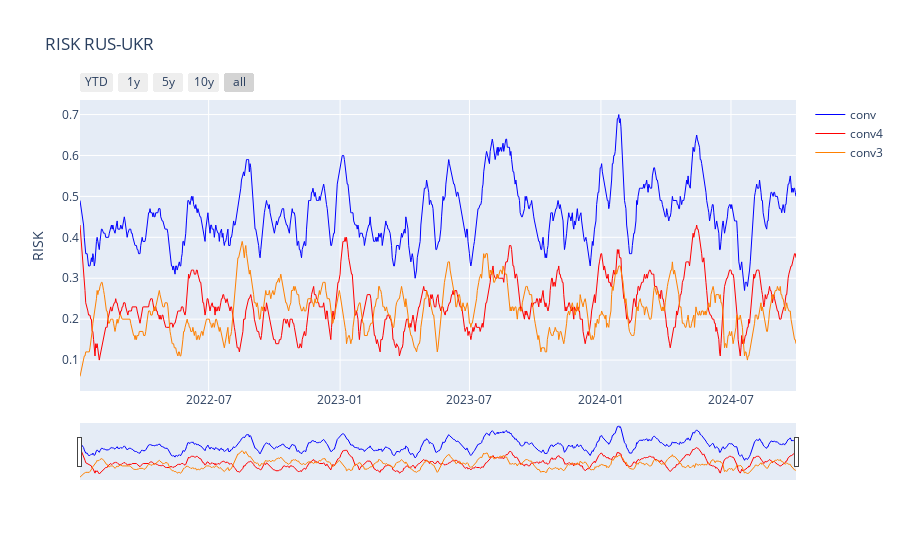

Write notebook code for a chart like this one.
### Code cell
fig = go.Figure()

fig.add_trace(
    go.Scatter(
        x=df.date,
        y=np.round(df.conv, 2),
        name="conv",
        line=dict(color="#0000ff", width=1),
    )
)

fig.add_trace(
    go.Scatter(
        x=df.date,
        y=np.round(df.conv4, 2),
        name="conv4",
        line=dict(color="#ff0000", width=1),
    )
)

fig.add_trace(
    go.Scatter(
        x=df.date,
        y=np.round(df.conv3, 2),
        name="conv3",
        line=dict(color="#ff8000", width=1),
    )
)

# Set title
fig.update_layout(
    height=600,
    title=f"RISK {actor1_code}-{actor2_code}",
    yaxis_title="RISK",
    xaxis=dict(tickformat="%Y-%m")
)

# Add range slider
fig.update_layout(
    xaxis=dict(
        rangeselector=dict(
            buttons=list([
                dict(count=1,
                     label="YTD",
                     step="year",
                     stepmode="todate"),
                dict(count=1,
                     label="1y",
                     step="year",
                     stepmode="backward"),
                dict(count=5,
                     label="5y",
                     step="year",
                     stepmode="backward"),
                dict(count=10,
                     label="10y",
                     step="year",
                     stepmode="backward"),
                dict(step="all")
            ]),
            
        ),
        rangeslider=dict(
            visible=True,
        ),
        type="date"
    )
)

fig.write_html("daily_x3.html")
fig.show()

### Figure 1 — Plotly figure (JSON) as saved in the notebook; plotly's stock layout.template omitted (floating-point values rounded to 4 significant figures; data arrays with more than 128 entries replaced by an {"elided": "..."} marker saying what was removed)
{"data": [{"line": {"color": "#0000ff", "width": 1}, "name": "conv", "type": "scatter", "x": {"elided": "996 str values"}, "y": {"elided": "996 float values"}}, {"line": {"color": "#ff0000", "width": 1}, "name": "conv4", "type": "scatter", "x": {"elided": "996 str values"}, "y": {"elided": "996 float values"}}, {"line": {"color": "#ff8000", "width": 1}, "name": "conv3", "type": "scatter", "x": {"elided": "996 str values"}, "y": {"elided": "996 float values"}}], "layout": {"autosize": true, "title": {"text": "RISK RUS-UKR"}, "xaxis": {"autorange": true, "range": ["2022-01-02", "2024-09-30"], "rangeselector": {"buttons": [{"count": 1, "label": "YTD", "step": "year", "stepmode": "todate"}, {"count": 1, "label": "1y", "step": "year", "stepmode": "backward"}, {"count": 5, "label": "5y", "step": "year", "stepmode": "backward"}, {"count": 10, "label": "10y", "step": "year", "stepmode": "backward"}, {"step": "all"}]}, "rangeslider": {"autorange": true, "range": ["2022-01-02", "2024-09-30"], "visible": true, "yaxis": {"_template": null, "rangemode": "match"}}, "tickformat": "%Y-%m", "type": "date"}, "yaxis": {"autorange": true, "range": [0.02444, 0.7356], "title": {"text": "RISK"}, "type": "linear"}}}
